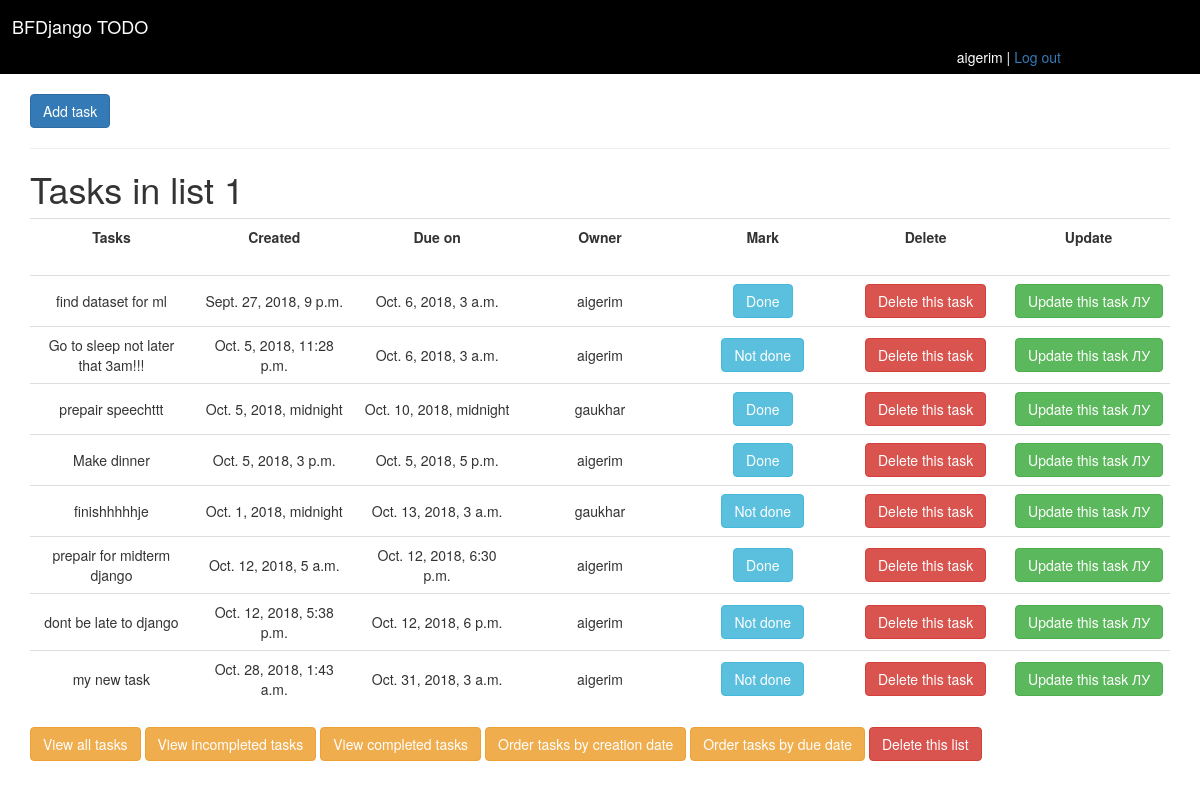
Screenshot of /main/home (signed in) with the database file from the repository.
### main/models.py (models this page shows, shortened)
class Task(models.Model):
    title = models.CharField(max_length=100)
    created = models.DateTimeField()
    due_to = models.DateTimeField()
    owner = models.ForeignKey(User,on_delete=models.CASCADE,related_name = 'main_tasks')
    mark = models.BooleanField();

### main/views.py (the view)
# urls.py: path('home', views.index, name='index'),
@login_required
def index(request):
    tasks = Task.objects.all();
    context = {'tasks':tasks }
    return render(request,'todo_list.html',{'tasks':tasks })

### cbv/templates/todo_list.html
{% extends 'base.html' %}
{% block body %}
		<a href="{% url 'add_task' %}" class="btn btn-primary">Add task</a>
	<hr><h1>Tasks in list 1</h1>
	<table class="table table-hover equal-width-cols">
    <tr>
      <th scope="col" class>Tasks</th>
      <th scope="col">Created</th>
      <th scope="col">Due on</th>
      <th scope="col">Owner</th>
       <th scope="col">Mark</th>
       <th scope="col">Delete</th>
       <th scope="col">Update</th>
    </tr>
</table>
<table class="table table-hover equal-width-cols">
	{% for curtask in tasks %}
	<tr>
			<td class = "centered">{{curtask.title}}</td>
			<td class = "centered">{{curtask.created}}</td>
			<td class = "centered">{{curtask.due_to}}</td>
			<td class = "centered">{{curtask.owner}}</td>
			{% if curtask.mark == True %}
			<td class = "centered"><a class="btn btn-info" href="">Done</a></td>
			{% else %}
			<td class = "centered"><a href="{% url 'task_done' curtask.id %}" class="btn btn-info">Not done</a></td>
			{% endif %}
			<td class = "centered"><a href="{% url 'delete_task' curtask.id %}" class="btn btn-danger">Delete this task</a></td>
			<td class = "centered"><a href="{% url 'update_task' curtask.id %}" class="btn btn-success">Update this task ЛУ</a></td>
		</tr>
		{% endfor %}
</table>
	<a href="{% url 'index' %}" class="btn btn-warning">View all tasks</a>
 	<a href="{% url 'incompleted' %}" class="btn btn-warning">View incompleted tasks</a>
	<a href="{% url 'completed' %}" class="btn btn-warning">View completed tasks</a>
	<a href="{% url 'creation' %}" class="btn btn-warning">Order tasks by creation date</a>
	 <a href="{% url 'due_order' %}" class="btn btn-warning">Order tasks by due date</a>
	 <a href="{% url 'delete_list' %}" class="btn btn-danger">Delete this list</a>
{% endblock %}

### cbv/templates/base.html (shortened to what this page needs)
{% load static %}
<!DOCTYPE html>
<html>
<head>
	<link rel="stylesheet" type="text/css" href="{% static 'css/bootstrap1.css'%}">
	<link rel="stylesheet" type="text/css" href="{% static 'css/mycustom.css' %}">
</head>
<body>
<div class="jumbotron">
	<h4>BFDjango TODO </h4>
	  {% if user.is_authenticated %}
	<span class="users">{{user.username}} |
	<a href="{% url 'logout' %}" >Log out</a></span>
	   {% else %}
	  <a href="{% url 'register' %} " class='users'>Sign Up</a>
	      {% endif %}
</div>
<div class="container">
{% block body %}
{% endblock %}
</div>
</body>
</html>

### main/static/css/mycustom.css (style rules this page uses)
.jumbotron { background-color: black; margin-bottom: 20px; color:white; padding:7px; padding-left: 12px; }
.users { padding-left: 80%; }
.equal-width-cols { width: 100%; table-layout: fixed; }
.equal-width-cols td { width: 100%; text-align:center; }

### rows the page displays
Task: title "find dataset for ml", created "Sept. 27, 2018, 9 p.m.", due_to "Oct. 6, 2018, 3 a.m.", owner "aigerim", mark "Done"
Task: title "Go to sleep not later that 3am!!!", created "Oct. 5, 2018, 11:28 p.m.", due_to "Oct. 6, 2018, 3 a.m.", owner "aigerim", mark "Not done"
Task: title "prepair speechttt", created "Oct. 5, 2018, midnight", due_to "Oct. 10, 2018, midnight", owner "gaukhar", mark "Done"
Task: title "Make dinner", created "Oct. 5, 2018, 3 p.m.", due_to "Oct. 5, 2018, 5 p.m.", owner "aigerim", mark "Done"
Task: title "finishhhhhje", created "Oct. 1, 2018, midnight", due_to "Oct. 13, 2018, 3 a.m.", owner "gaukhar", mark "Not done"
Task: title "prepair for midterm django", created "Oct. 12, 2018, 5 a.m.", due_to "Oct. 12, 2018, 6:30 p.m.", owner "aigerim", mark "Done"
Task: title "dont be late to django", created "Oct. 12, 2018, 5:38 p.m.", due_to "Oct. 12, 2018, 6 p.m.", owner "aigerim", mark "Not done"
Task: title "my new task", created "Oct. 28, 2018, 1:43 a.m.", due_to "Oct. 31, 2018, 3 a.m.", owner "aigerim", mark "Not done"

### other values shown
{{ user.username }} "aigerim"
